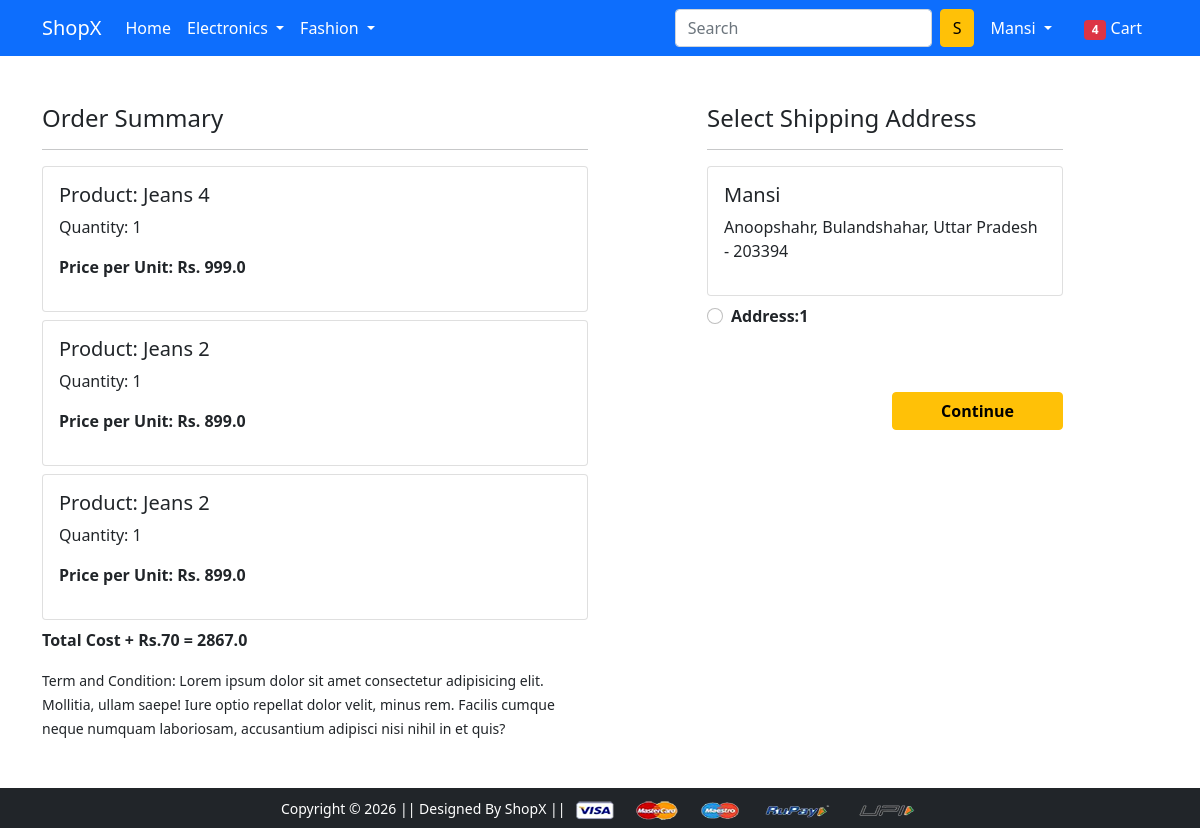
Screenshot of /checkout/ (signed in) with the database file from the repository.
### app/models.py (models this page shows, shortened)
class Cart(models.Model):
     User = models.ForeignKey(User, on_delete = models.CASCADE)
     product = models.ForeignKey(Product, on_delete=models.CASCADE)
     quantity = models.PositiveIntegerField(default=1)

class Product(models.Model):
    title = models.CharField(max_length=100)
    selling_price = models.FloatField()
    discounted_price = models.FloatField()
    description = models.TextField()
    brand = models.CharField(max_length=100)
    category = models.CharField(choices=CATEGORY_CHOICES, max_length=2)
    product_image = models.ImageField(upload_to='productimage')

class Customer(models.Model):
    user = models.ForeignKey(User, on_delete=models.CASCADE)
    name = models.CharField(max_length=200)
    locality = models.CharField(max_length=200)
    city = models.CharField(max_length=50)
    zipcode = models.IntegerField()
    state = models.CharField(choices=STATIC_CHOICES, max_length=50)

### app/views.py (the view)
# urls.py: path('checkout/', views.checkout, name='checkout'),
def checkout(request):
    user = request.user
    add = Customer.objects.filter(user=user)
    cart_items = Cart.objects.filter(User=user)
    amount = 0.0
    shipping_amount = 70.0
    totalamount = 0.0
    cart_product = [p for p in Cart.objects.all() if p.User == request.user]
    if cart_product:
      for p in cart_product:
            tempamount = (p.quantity * p.product.discounted_price)
            amount += tempamount
      totalamount = amount + shipping_amount
    return render(request, 'app/checkout.html', {'add': add, 'totalamount': totalamount, 'cart_product': cart_product})

### app/templates/app/checkout.html (shortened to what this page needs)
{% extends 'app/base.html' %}
{% load static %}
{% block main-content %}
<div class="container">
 <div class="row mt-5">
  <div class="col-sm-6">
    <h4>Order Summary</h4>
    <hr>
    {% for item in cart_product %}
      <div class="card mb-2">
        <div class="card-body">
          <h5>Product: {{item.product.title}}</h5>
          <p>Quantity: {{item.quantity}}</p>
          <p class="fw-bold">Price per Unit: Rs. {{item.product.discounted_price}}</p>
        </div>
      </div>
      {% endfor %}
      <p class="fw-bold">Total Cost + Rs.70 = {{totalamount}}</p>
    <small>Term and Condition: Lorem ipsum dolor sit amet consectetur adipisicing elit. Mollitia, ullam saepe! Iure optio repellat dolor velit, minus rem. Facilis cumque neque numquam laboriosam, accusantium adipisci nisi nihil in et quis?</small>
  </div>
  <div class="col-sm-4 offset-sm-1">
    <h4>Select Shipping Address</h4>
    <hr>
    <form action="/paymentdone">
      {% for ad in add %}
      <div class="card">
        <div class="card-body">
        <h5>{{ad.name}}</h5>
        <p>{{ad.locality}}, {{ad.city}}, {{ad.state}} - {{ad.zipcode}}</p>
        </div>
      </div>
        <div class="form-check mt-2 mb-5">
          <input class="form-check-input" type="radio" name = "custid" id = "custadd{{forloop.counter}}" value="{{ad.id}}">
          <label class="form-check-label fw-bold" for="custadd{{forloop.counter}}">
            Address:{{forloop.counter}} </label>
        </div>
      {% endfor %}
        <div class="text-end">
          <button type="submit" class="btn btn-warning mt-3 px-5 fw-bold">Continue</button>
        </div>
      </form>
    </div>
  </div>
</div>
{% endblock main-content %}

### app/templates/app/base.html (shortened to what this page needs)
<!doctype html>
{% load static %}
<html lang="en">
  <head>
    <link href="https://cdn.jsdelivr.net/npm/bootstrap@5.0.0-beta1/dist/css/bootstrap.min.css" rel="stylesheet">
    <link rel="stylesheet" href="{% static 'app/css/owl.carousel.min.css' %}">
    <link rel="stylesheet" href="{% static 'app/css/all.min.css' %}">
    <link rel="stylesheet" href="{% static 'app/css/style.css' %}">
  </head>
  <body>
    <nav class="navbar navbar-expand-lg navbar-dark bg-primary">
     <div class="container">
       <a class="navbar-brand" href="/">ShopX</a>
       <div class="collapse navbar-collapse" id="navbarSupportedContent">
         <ul class="navbar-nav me-auto mb-2 mb-lg-0">
           <li class="nav-item">
             <a class="nav-link active" aria-current="page" href="/">Home</a>
           </li>
           <li class="nav-item dropdown">
             <a class="nav-link dropdown-toggle text-white" href="#" id="electronicsDropdown" role="button" data-bs-toggle="dropdown" aria-expanded="false">
               Electronics
             </a>
           </li>
           <li class="nav-item dropdown">
             <a class="nav-link dropdown-toggle text-white" href="#" id="fashionDropdown" role="button" data-bs-toggle="dropdown" aria-expanded="false">
               Fashion
             </a>
           </li>
         </ul>
         <form class="d-flex">
           <input class="form-control me-2" type="search" placeholder="Search" aria-label="Search">
           <button class="btn btn-warning" type="submit">S</button>
         </form>
         <div>
          <ul class="navbar-nav me-auto mb-2 mb-lg-0">
        {% if request.user.is_authenticated %}
           <li class="nav-item dropdown mx-2">
              <a class="nav-link dropdown-toggle text-white" href="#" id="profileDropdown" role="button" data-bs-toggle="dropdown" aria-expanded="false">
                {{request.user.username|capfirst}}
              </a>
            </li>
            <li class="nav-item mx-2">
             <a href="{% url 'showcart' %}" class="nav-link text-white"><span class="badge bg-danger">4</span> Cart </a>
            </li>
        {% endif %}
          </ul>
         </div>
       </div>
     </div>
    </nav>
    {% block main-content %} {% endblock main-content %}
    <footer class="container-fluid bg-dark text-center p-2 mt-5">
        <small class="text-white">Copyright &copy; 2026 || Designed By ShopX || </small>
        <img src="{% static 'app/images/payment.png' %}" alt="" srcset="" class="img-fluid" height="2px">
    </footer>
  </body>
</html>

### rows the page displays
Cart: product "Jeans 4", quantity "1", product.discounted_price "999.0"
Cart: product "Jeans 2", quantity "1", product.discounted_price "899.0"
Cart: product "Jeans 2", quantity "1", product.discounted_price "899.0"
Customer: name "Mansi", locality "Anoopshahr", city "Bulandshahar", state "Uttar Pradesh", zipcode "203394"

### other values shown
{{ request.user.username|capfirst }} "Mansi"
{{ totalamount }} "2867.0"
